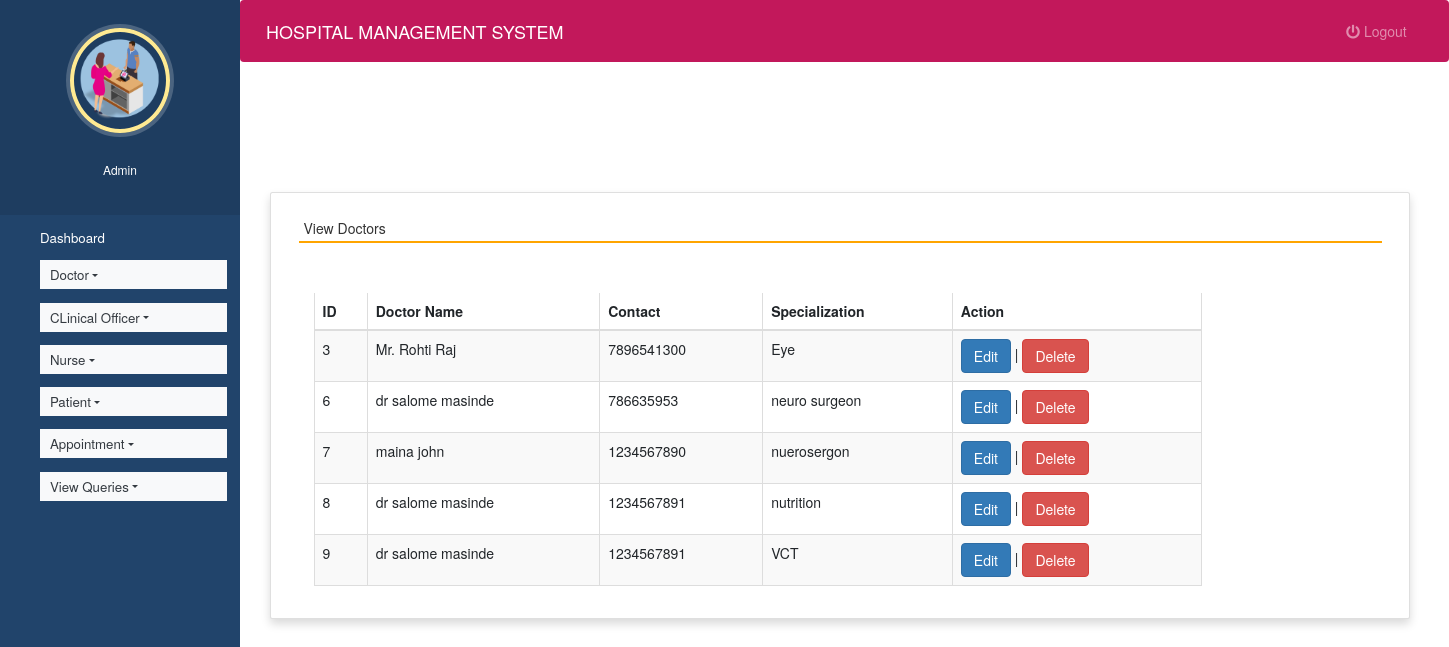
The page /view_doctor (signed in) on the database its author committed.
### hospitals/models.py (models this page shows, shortened)
class Doctor(models.Model):
    name = models.CharField(max_length=50)
    mobile = models.IntegerField()
    special = models.CharField(max_length=50)

### hospitals/views.py (the view)
# urls.py: path('view_doctor', view_doctor, name='view_doctor'),
def view_doctor(request):
    if not request.user.is_staff:
        return redirect('login')
    doc = Doctor.objects.all()
    d = {'doc':doc}
    return render(request,'view_doctor.html', d)

### hospitals/templates/view_doctor.html (shortened to what this page needs)
{% extends 'admin_nav.html' %}
{% load static %}
{% block content %}
<head>
 <link rel="stylesheet" href="https://maxcdn.bootstrapcdn.com/bootstrap/3.4.1/css/bootstrap.min.css">
  <link rel="stylesheet" href="https://cdnjs.cloudflare.com/ajax/libs/font-awesome/4.7.0/css/font-awesome.min.css">
  <link rel="stylesheet" href="https://use.fontawesome.com/releases/v5.6.3/css/all.css">
</head>
<br><br><br><br>
<div class="container card shadow m-5">
    <div class="card-body">
        <h5 class="p-2" style="border-bottom: 2px solid orange">View Doctors</h5>
		<div class="container mt-5">
			<div class="table-responsive">
		<table id="example" class="table table-striped table-bordered table-sm" style="width:80%">
			<thead>
				<tr>
					<th>ID</th>
					<th>Doctor Name</th>
					<th>Contact</th>
					<th>Specialization</th>
                    <th>Action</th>
				</tr>
			</thead>
			<tbody>
            {% for i in doc %}
			<tr>
				<td>{{i.id}}</td>
				<td>{{i.name}}</td>
				<td>{{i.mobile}}</td>
				<td>{{i.special}}</td>
				<td><a href="{% url 'edit_doctor' i.id %}" class="btn btn-primary">Edit</a> |
				<a href="{% url 'delete_doctor' i.id %}" onclick="return confirm('Are you ready to delete this record ?')" class="btn btn-danger">Delete</a></td>
			</tr>
			{% endfor %}
			</tbody>
		</table>
				</div>
	 </div>
	</div>
</div>
{% endblock content %}

### hospitals/static/style.css (style rules this page uses)
body { padding-left: 240px; }

### hospitals/templates/admin_nav.html (style rules this page uses)
a:link { text-decoration: none; }
a { color: white; }
body { padding-left: 240px; }

### rows shown on the page
Doctor: id "3", name "Mr. Rohti Raj", mobile "7896541300", special "Eye"
Doctor: id "6", name "dr salome masinde", mobile "786635953", special "neuro surgeon"
Doctor: id "7", name "maina john", mobile "1234567890", special "nuerosergon"
Doctor: id "8", name "dr salome masinde", mobile "1234567891", special "nutrition"
Doctor: id "9", name "dr salome masinde", mobile "1234567891", special "VCT"
